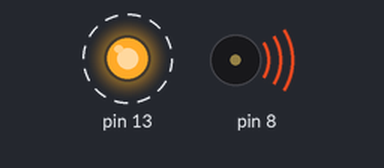
A sketch run on a simulated Arduino Uno, built with avr-gcc and run on an emulated ATmega328P. On the bench: output pins drawn as LEDs (lit = HIGH), buzzer (waves = sounding). Dashed ring = blinking.

Above: at 0.05 s.
Timing chart, 0 to 3.5 s (numbered marks = the images above):
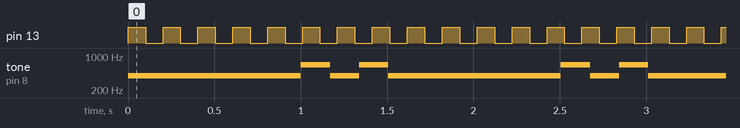

The sketch:

Sirena.ino
```cpp
#define WAIT_LED  100

unsigned long int previousMillis = 0;
unsigned long int previousMillisLed = 0;
unsigned int interval = 0;
unsigned int tone1 = 392;
unsigned int tone2 = 660;
unsigned int duration[8];
unsigned int toneVal = 0;
int index = 0;

bool state = true;

void setup() {
  // put your setup code here, to run once:

  duration[0] = 1000;
  duration[1] = 167;
  duration[2] = 167;
  duration[3] = 167;
  duration[4] = 1000;
  duration[5] = 167;
  duration[6] = 167;
  duration[7] = 167;

  interval = duration[0];
  toneVal = tone1;

  pinMode(13,OUTPUT);


}

void loop()
{

  if (millis() - previousMillis > interval)    // Attemping to make this keep the buzzer running for 500ms
      {
        previousMillis = millis();
        if (toneVal == tone1) {
             toneVal = tone2;
        }
        else {
            toneVal = tone1;
        }
        if(index < 7)
          index++;
        else
          index = 0;
        interval = duration[index];

      }
      tone(8, toneVal);

      digitalWrite(13,state);
      if(millis() - previousMillisLed > WAIT_LED)
      {
          previousMillisLed = millis();
          state = !state;
      }

}
```

Measured:
- by itself, pin 13: alternates HIGH for 0.10 s and LOW for 0.10 s
- by itself, tone on pin 8: repeats every 1.5 s: 660 Hz 0.17 s, 392 Hz 0.17 s, 660 Hz 0.17 s, 392 Hz 1.0 s
